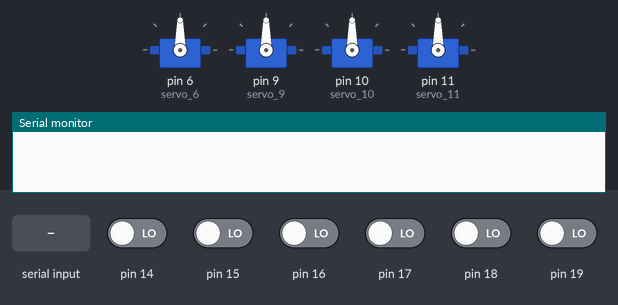
A sketch run on a simulated Arduino Uno, built with avr-gcc and run on an emulated ATmega328P. On the bench: 4 × servo, the last lines printed to the serial monitor. Inputs (shaded band) come from the test bench; at power-on: pin 14–19 LOW.

Above: at 1.7 s.
1.8 s: "90,45\n" received over Serial
3.3 s: pin 14 driven HIGH and pin 15 driven HIGH and pin 16 driven HIGH and pin 17 driven HIGH and pin 18 driven HIGH
At 4.5 s:
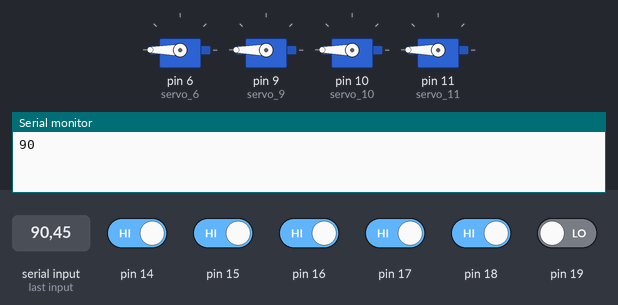
At 12.1 s:
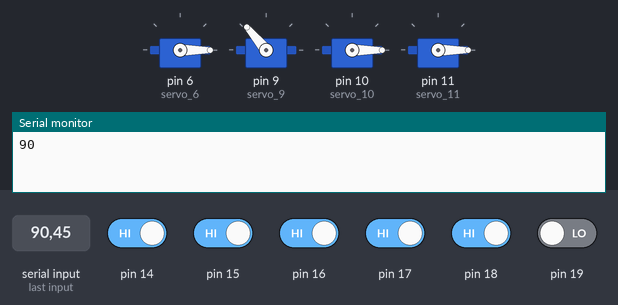
Timing chart, 0 to 21.0 s (numbered marks = the images above; inputs shaded):
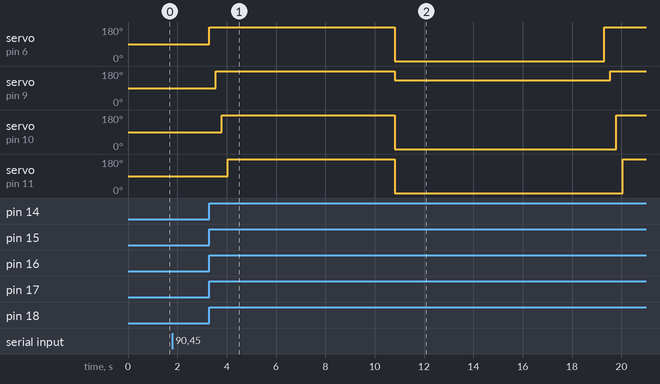

The sketch:

arduino2.ino
```cpp
// ARDUINO ESCLAVO
#include <Servo.h>
char charNumero_1;
String strNumero_1;
int numero2;

#include <EEPROM.h> // Incluir libreria para EEPROM

//Variables para almacenar datos en EEPROM
int servo6;
int servo9;
int servo10;
int servo11;

//Definir Variable para el timers
int retorno = 0;
int contador = 0;

//Definir nombre y posiciones de los Servos
Servo servo_6; 	//Servo del base
Servo servo_9;	//Servo lateral 1
Servo servo_10;	//Servo lateral 2
Servo servo_11;	//Servo Garra

void setup() {
  //Declarar de entradas y salidas
  DDRC = 0b11000000;
  //Declarar servos
  servo_6.attach(6, 500, 2500);
  servo_9.attach(9, 500, 2500);
  servo_10.attach(10, 500, 2500);
  servo_11.attach(11, 500, 2500);
  Serial.begin(9600);		//velocidad de transmición
  delay(500);

  //Declarar del timer 2
  cli(); // stop interrupts
  TCCR2A = 0; // set entire TCCR2A register to 0
  TCCR2B = 0; // same for TCCR2B
  TCNT2  = 0; // initialize counter value to 0
  // set compare match register for 15037.593984962406 Hz increments
  OCR2A = 132; // = 16000000 / (8 * 15037.593984962406) - 1 (must be <256)
  // turn on CTC mode
  TCCR2B |= (1 << WGM21);
  // Set CS22, CS21 and CS20 bits for 8 prescaler
  TCCR2B |= (0 << CS22) | (1 << CS21) | (0 << CS20);
  // enable timer compare interrupt
  TIMSK2 |= (1 << OCIE2A);
  sei(); // allow interrupts

}

void loop() {
  // Lectura de Datos de datos
  if(Serial.available()>0)
  {
    String cadena = Serial.readStringUntil('\n');	// lectura de datos
 	//convertir string to int
    numero2 = cadena.toInt();
    Serial.println(numero2);
    if(PINC==0b00111110){
      servo_6.write(numero2);
      delay(15);
      servo6 = numero2; //Guardar posicion del servo 6 en variable
    }
    if(PINC==0b00111101){
      servo_9.write(numero2);
      delay(15);
      servo9 = numero2; //Guardar posicion del servo 9 en variable
    }
    if(PINC==0b00111011){
      servo_10.write(numero2);
      delay(15);
      servo10 = numero2; //Guardar posicion del servo 10 en variable
    }
    if(PINC==0b00110111){
      servo_11.write(numero2);
      delay(15);
      servo11 = numero2; //Guardar posicion del servo 11 en variable
    }
   }

  if(PINC==0b00101111){ //Cuando se presione el boton 1
    EEPROM.write(0, servo6); //Guardar en el espacio 0 de la EEPROM la posicion del Servo 6
    EEPROM.write(1, servo9); //Guardar en el espacio 1 de la EEPROM la posicion del Servo 9
    EEPROM.write(2, servo10); //Guardar en el espacio 2 de la EEPROM la posicion del Servo 10
    EEPROM.write(3, servo11); //Guardar en el espacio 3 de la EEPROM la posicion del Servo 11
    Serial.println("Datos Guardados"); //Mostrar en consola datos guardados
  	}

  if(PINC==0b00011111){ //Cuando se presione el boton 2
    servo_6.write(EEPROM.read(0)); //Posicionar el Servo 6, leyendo la posicion que se guardo en la EEPROM en el espacio 0
    delay(250);                    //Tiempo para estabilizar
    servo_9.write(EEPROM.read(1)); //Posicionar el Servo 9, leyendo la posicion que se guardo en la EEPROM en el espacio 1
    delay(250);                    //Tiempo para estabilizar
    servo_10.write(EEPROM.read(2)); //Posicionar el Servo 10, leyendo la posicion que se guardo en la EEPROM en el espacio 2
    delay(250);                     //Tiempo para estabilizar
    servo_11.write(EEPROM.read(3)); //Posicionar el Servo 11, leyendo la posicion que se guardo en la EEPROM en el espacio 3
    delay(250);                     //Tiempo para estabilizar
    retorno = 1;                     //Activar bandera de retorno
    delay(15000);                   //Esperar 15 segundos
  	}
  }

//Timer2 - retorna los servos a su posición 0
// luego de ejecutarse la EEPROM
ISR(TIMER2_COMPA_vect){
  contador++; //Definir incremento de contador
  if (contador == 15000){ //Cuando hayan pasado los 15 segundos
    if (retorno == 1){ //Y la bandera de retorno este activada
      servo_6.write(0); //Posicionar Servo 6 en 0
      delay(500);       //Tiempo de estabilizacion
      servo_9.write(130); //Posicionar Servo 9 en 0
      delay(500);         //Tiempo de estabilizacion
      servo_10.write(0); //Posicionar Servo 10 en 0
      delay(500);        //Tiempo de estabilizacion
      servo_11.write(0); //Posicionar Servo 11 en 0
      delay(500);        //Tiempo de estabilizacion
      contador = 0; //Resetear contador
      retorno = 0;  //Apagar bandera de retorno
    }
  }
}
```

Measured:
- after the input at 3.3 s, servo on pin 6 (servo_6): 90° → 180° at once, → 0° 7.5 s later, → 180° 8.5 s later; servo on pin 9 (servo_9): 90° → 180° after 0.25 s, → 130° 7.3 s later, → 180° 8.7 s later
